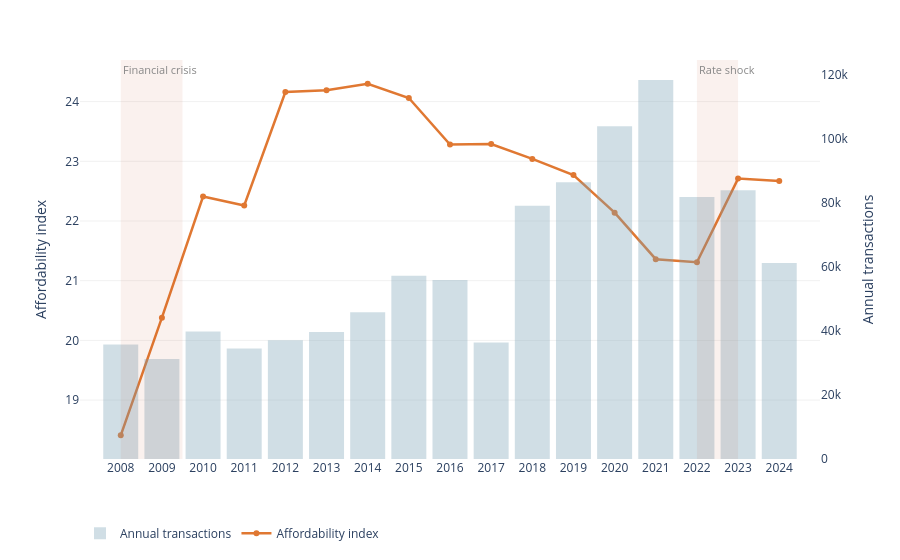

Write notebook code for a chart like this one.
### Markdown cell above
### Fig 2b — Transaction volume vs affordability

### Code cell
fig = go.Figure()

fig.add_trace(go.Bar(
    x=df_national['year'], y=df_national['total_sales'],
    name='Annual transactions', yaxis='y2',
    marker_color='rgba(120,160,180,0.35)', marker_line_width=0,
))
fig.add_trace(go.Scatter(
    x=df_national['year'], y=df_national['affordability'].round(2),
    name='Affordability index', yaxis='y1',
    mode='lines+markers',
    line=dict(color='#e07832', width=2.5),
    marker=dict(size=6, color='#e07832'),
))

for x0, x1, label in [(2008, 2009.5, 'Financial crisis'), (2022, 2023, 'Rate shock')]:
    fig.add_vrect(x0=x0, x1=x1, fillcolor='rgba(180,60,20,0.07)', line_width=0,
                  annotation_text=label, annotation_position='top left',
                  annotation_font_size=11, annotation_font_color='#888')

fig.update_layout(
    xaxis=dict(tickmode='linear', dtick=1, title=''),
    yaxis=dict(title='Affordability index', side='left',
               showgrid=True, gridcolor='rgba(0,0,0,0.06)'),
    yaxis2=dict(title='Annual transactions', side='right', overlaying='y', showgrid=False),
    legend=dict(orientation='h', y=-0.15),
    plot_bgcolor='white', paper_bgcolor='white',
    hovermode='x unified', bargap=0.15,
    margin=dict(t=60, b=60),
)
fig.write_html('Figures/volume_vs_affordability.html')
fig.show()

### Figure 1 — Plotly figure (JSON) as saved in the notebook; plotly's stock layout.template omitted (floating-point values rounded to 4 significant figures)
{"data": [{"marker": {"color": "rgba(120,160,180,0.35)", "line": {"width": 0}}, "name": "Annual transactions", "type": "bar", "x": [2008, 2009, 2010, 2011, 2012, 2013, 2014, 2015, 2016, 2017, 2018, 2019, 2020, 2021, 2022, 2023, 2024], "y": [35780.0, 31190.0, 39840.0, 34490.0, 37080.0, 39650.0, 45820.0, 57220.0, 55900.0, 36340.0, 79110.0, 86440.0, 103900.0, 118400.0, 81820.0, 83920.0, 61240.0], "yaxis": "y2"}, {"line": {"color": "#e07832", "width": 2.5}, "marker": {"color": "#e07832", "size": 6}, "mode": "lines+markers", "name": "Affordability index", "type": "scatter", "x": [2008, 2009, 2010, 2011, 2012, 2013, 2014, 2015, 2016, 2017, 2018, 2019, 2020, 2021, 2022, 2023, 2024], "y": [18.41, 20.38, 22.41, 22.26, 24.16, 24.19, 24.3, 24.06, 23.28, 23.29, 23.04, 22.77, 22.14, 21.36, 21.31, 22.71, 22.67], "yaxis": "y"}], "layout": {"annotations": [{"font": {"color": "#888", "size": 11}, "showarrow": false, "text": "Financial crisis", "x": 2008, "xanchor": "left", "xref": "x", "y": 1, "yanchor": "top", "yref": "y domain"}, {"font": {"color": "#888", "size": 11}, "showarrow": false, "text": "Rate shock", "x": 2022, "xanchor": "left", "xref": "x", "y": 1, "yanchor": "top", "yref": "y domain"}], "bargap": 0.15, "hovermode": "x unified", "legend": {"orientation": "h", "y": -0.15}, "margin": {"b": 60, "t": 60}, "paper_bgcolor": "white", "plot_bgcolor": "white", "shapes": [{"fillcolor": "rgba(180,60,20,0.07)", "line": {"width": 0}, "type": "rect", "x0": 2008, "x1": 2010.0, "xref": "x", "y0": 0, "y1": 1, "yref": "y domain"}, {"fillcolor": "rgba(180,60,20,0.07)", "line": {"width": 0}, "type": "rect", "x0": 2022, "x1": 2023, "xref": "x", "y0": 0, "y1": 1, "yref": "y domain"}], "xaxis": {"dtick": 1, "tickmode": "linear", "title": {"text": ""}}, "yaxis": {"gridcolor": "rgba(0,0,0,0.06)", "showgrid": true, "side": "left", "title": {"text": "Affordability index"}}, "yaxis2": {"overlaying": "y", "showgrid": false, "side": "right", "title": {"text": "Annual transactions"}}}}
